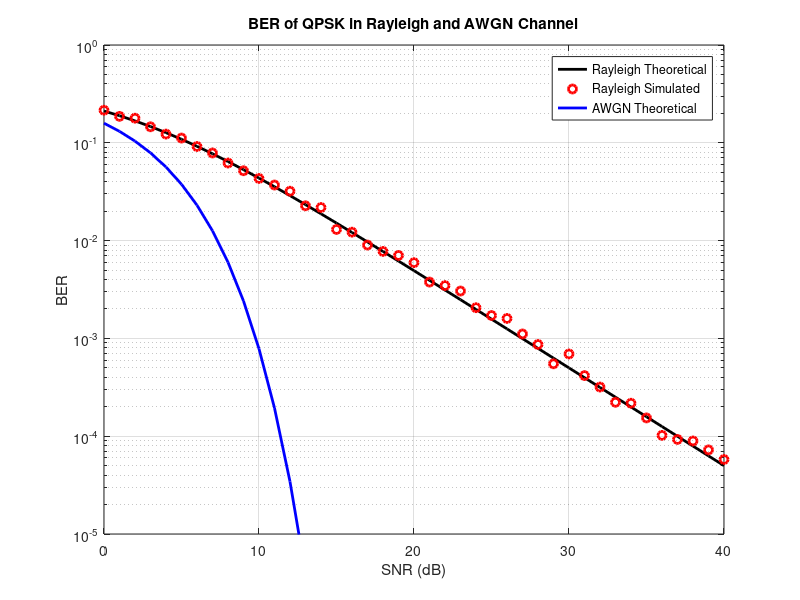

Recreate this plot in MATLAB.
clc; clear; close all;

bit_count = 1e4;                 % số bit mô phỏng trong 1 vòng
SNR_dB = 0:1:40;                 % dải SNR (dB)
BER = zeros(1, length(SNR_dB));  % lưu BER mô phỏng

for aa = 1:length(SNR_dB)
    T_Errors = 0;   % tổng lỗi
    T_bits = 0;     % tổng số bit truyền
    
    while T_Errors < 100          % lặp cho tới khi đủ 100 lỗi
        % --- Sinh bits ngẫu nhiên ---
        bits = randi([0 1], 1, bit_count);
        
        % --- Mapping QPSK ---
        bits_reshape = reshape(bits, 2, []).';
        symbols = (2*bits_reshape(:,1)-1) + 1i*(2*bits_reshape(:,2)-1);
        symbols = symbols.'/sqrt(2);    % hàng vector
        
        % --- Nhiễu AWGN ---
        SNR_lin = 10^(SNR_dB(aa)/10);
        Es = 1;
        N0 = Es/SNR_lin;
        noise = sqrt(N0/2) * (randn(size(symbols)) + 1i*randn(size(symbols)));
        
        % --- Rayleigh fading ---
        h = (randn(size(symbols)) + 1i*randn(size(symbols))) / sqrt(2);
        
        % --- Tín hiệu nhận ---
        rx = h .* symbols + noise;
        
        % --- Cân bằng kênh ---
        rx_eq = rx ./ h;
        
        % --- Giải điều chế ---
        b1_hat = real(rx_eq) >= 0;
        b2_hat = imag(rx_eq) >= 0;
        bits_rx = reshape([b1_hat; b2_hat], 1, []);
        
        % --- Đếm lỗi ---
        T_Errors = T_Errors + sum(bits ~= bits_rx);
        T_bits   = T_bits + length(bits);
    end
    
    % --- BER ---
    BER(aa) = T_Errors / T_bits;
    fprintf('SNR = %2d dB → BER = %.6f\n', SNR_dB(aa), BER(aa));
end

% --- BER lý thuyết ---
SNR_lin = 10.^(SNR_dB/10);
EbN0_lin = SNR_lin/2;   % QPSK: Es = 2*Eb

BER_theory_Rayleigh = 0.5*(1 - sqrt(EbN0_lin./(EbN0_lin+1)));
BER_theory_AWGN     = 0.5*erfc(sqrt(EbN0_lin));

% --- Vẽ ---
BER(BER==0) = 1e-6;                        % tránh log(0)
BER_theory_Rayleigh(BER_theory_Rayleigh==0) = 1e-6;
BER_theory_AWGN(BER_theory_AWGN==0)         = 1e-6;

figure;
semilogy(SNR_dB, BER_theory_Rayleigh, 'k-', 'LineWidth', 2); hold on;
semilogy(SNR_dB, BER, 'ro', 'LineWidth', 2);
semilogy(SNR_dB, BER_theory_AWGN, 'b-', 'LineWidth', 2);

xlabel('SNR (dB)');
ylabel('BER');
title('BER of QPSK in Rayleigh and AWGN Channel');
legend('Rayleigh Theoretical','Rayleigh Simulated','AWGN Theoretical');
axis([0 40 1e-5 1]);
grid on;

print('BER_QPSK.png','-dpng');   % lưu ra file PNG
